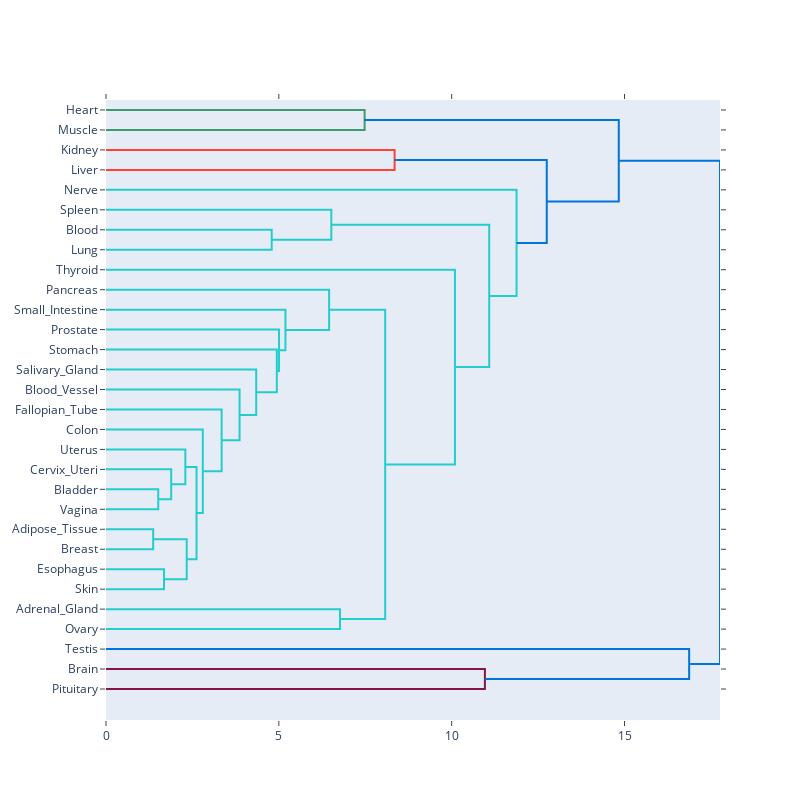

The notebook cell this image was saved under:
### Code cell
names = df_clustering.index.tolist()
fig = ff.create_dendrogram(df_clustering, orientation='left', labels=names)
fig.update_layout(width=800, height=800)
fig.show()

### Figure 1 — Plotly figure (JSON) as saved in the notebook; plotly's stock layout.template omitted (floating-point values rounded to 4 significant figures)
{"data": [{"hoverinfo": "text", "marker": {"color": "rgb(61,153,112)"}, "mode": "lines", "type": "scatter", "x": [0, 7.482, 7.482, 0], "xaxis": "x", "y": [-5, -5, -15, -15], "yaxis": "y"}, {"hoverinfo": "text", "marker": {"color": "rgb(255,65,54)"}, "mode": "lines", "type": "scatter", "x": [0, 8.349, 8.349, 0], "xaxis": "x", "y": [-25, -25, -35, -35], "yaxis": "y"}, {"hoverinfo": "text", "marker": {"color": "rgb(35,205,205)"}, "mode": "lines", "type": "scatter", "x": [0, 4.794, 4.794, 0], "xaxis": "x", "y": [-65, -65, -75, -75], "yaxis": "y"}, {"hoverinfo": "text", "marker": {"color": "rgb(35,205,205)"}, "mode": "lines", "type": "scatter", "x": [0, 6.518, 6.518, 4.794], "xaxis": "x", "y": [-55, -55, -70, -70], "yaxis": "y"}, {"hoverinfo": "text", "marker": {"color": "rgb(35,205,205)"}, "mode": "lines", "type": "scatter", "x": [0, 1.512, 1.512, 0], "xaxis": "x", "y": [-195, -195, -205, -205], "yaxis": "y"}, {"hoverinfo": "text", "marker": {"color": "rgb(35,205,205)"}, "mode": "lines", "type": "scatter", "x": [0, 1.886, 1.886, 1.512], "xaxis": "x", "y": [-185, -185, -200, -200], "yaxis": "y"}, {"hoverinfo": "text", "marker": {"color": "rgb(35,205,205)"}, "mode": "lines", "type": "scatter", "x": [0, 2.296, 2.296, 1.886], "xaxis": "x", "y": [-175, -175, -192.5, -192.5], "yaxis": "y"}, {"hoverinfo": "text", "marker": {"color": "rgb(35,205,205)"}, "mode": "lines", "type": "scatter", "x": [0, 1.364, 1.364, 0], "xaxis": "x", "y": [-215, -215, -225, -225], "yaxis": "y"}, {"hoverinfo": "text", "marker": {"color": "rgb(35,205,205)"}, "mode": "lines", "type": "scatter", "x": [0, 1.679, 1.679, 0], "xaxis": "x", "y": [-235, -235, -245, -245], "yaxis": "y"}, {"hoverinfo": "text", "marker": {"color": "rgb(35,205,205)"}, "mode": "lines", "type": "scatter", "x": [1.364, 2.335, 2.335, 1.679], "xaxis": "x", "y": [-220, -220, -240, -240], "yaxis": "y"}, {"hoverinfo": "text", "marker": {"color": "rgb(35,205,205)"}, "mode": "lines", "type": "scatter", "x": [2.296, 2.619, 2.619, 2.335], "xaxis": "x", "y": [-183.8, -183.8, -230, -230], "yaxis": "y"}, {"hoverinfo": "text", "marker": {"color": "rgb(35,205,205)"}, "mode": "lines", "type": "scatter", "x": [0, 2.8, 2.8, 2.619], "xaxis": "x", "y": [-165, -165, -206.9, -206.9], "yaxis": "y"}, {"hoverinfo": "text", "marker": {"color": "rgb(35,205,205)"}, "mode": "lines", "type": "scatter", "x": [0, 3.345, 3.345, 2.8], "xaxis": "x", "y": [-155, -155, -185.9, -185.9], "yaxis": "y"}, {"hoverinfo": "text", "marker": {"color": "rgb(35,205,205)"}, "mode": "lines", "type": "scatter", "x": [0, 3.864, 3.864, 3.345], "xaxis": "x", "y": [-145, -145, -170.5, -170.5], "yaxis": "y"}, {"hoverinfo": "text", "marker": {"color": "rgb(35,205,205)"}, "mode": "lines", "type": "scatter", "x": [0, 4.345, 4.345, 3.864], "xaxis": "x", "y": [-135, -135, -157.7, -157.7], "yaxis": "y"}, {"hoverinfo": "text", "marker": {"color": "rgb(35,205,205)"}, "mode": "lines", "type": "scatter", "x": [0, 4.942, 4.942, 4.345], "xaxis": "x", "y": [-125, -125, -146.4, -146.4], "yaxis": "y"}, {"hoverinfo": "text", "marker": {"color": "rgb(35,205,205)"}, "mode": "lines", "type": "scatter", "x": [0, 5.006, 5.006, 4.942], "xaxis": "x", "y": [-115, -115, -135.7, -135.7], "yaxis": "y"}, {"hoverinfo": "text", "marker": {"color": "rgb(35,205,205)"}, "mode": "lines", "type": "scatter", "x": [0, 5.191, 5.191, 5.006], "xaxis": "x", "y": [-105, -105, -125.3, -125.3], "yaxis": "y"}, {"hoverinfo": "text", "marker": {"color": "rgb(35,205,205)"}, "mode": "lines", "type": "scatter", "x": [0, 6.454, 6.454, 5.191], "xaxis": "x", "y": [-95, -95, -115.2, -115.2], "yaxis": "y"}, {"hoverinfo": "text", "marker": {"color": "rgb(35,205,205)"}, "mode": "lines", "type": "scatter", "x": [0, 6.769, 6.769, 0], "xaxis": "x", "y": [-255, -255, -265, -265], "yaxis": "y"}, {"hoverinfo": "text", "marker": {"color": "rgb(35,205,205)"}, "mode": "lines", "type": "scatter", "x": [6.454, 8.077, 8.077, 6.769], "xaxis": "x", "y": [-105.1, -105.1, -260, -260], "yaxis": "y"}, {"hoverinfo": "text", "marker": {"color": "rgb(35,205,205)"}, "mode": "lines", "type": "scatter", "x": [0, 10.09, 10.09, 8.077], "xaxis": "x", "y": [-85, -85, -182.5, -182.5], "yaxis": "y"}, {"hoverinfo": "text", "marker": {"color": "rgb(35,205,205)"}, "mode": "lines", "type": "scatter", "x": [6.518, 11.09, 11.09, 10.09], "xaxis": "x", "y": [-62.5, -62.5, -133.8, -133.8], "yaxis": "y"}, {"hoverinfo": "text", "marker": {"color": "rgb(35,205,205)"}, "mode": "lines", "type": "scatter", "x": [0, 11.88, 11.88, 11.09], "xaxis": "x", "y": [-45, -45, -98.14, -98.14], "yaxis": "y"}, {"hoverinfo": "text", "marker": {"color": "rgb(0,116,217)"}, "mode": "lines", "type": "scatter", "x": [8.349, 12.75, 12.75, 11.88], "xaxis": "x", "y": [-30, -30, -71.57, -71.57], "yaxis": "y"}, {"hoverinfo": "text", "marker": {"color": "rgb(0,116,217)"}, "mode": "lines", "type": "scatter", "x": [7.482, 14.83, 14.83, 12.75], "xaxis": "x", "y": [-10, -10, -50.78, -50.78], "yaxis": "y"}, {"hoverinfo": "text", "marker": {"color": "rgb(133,20,75)"}, "mode": "lines", "type": "scatter", "x": [0, 10.96, 10.96, 0], "xaxis": "x", "y": [-285, -285, -295, -295], "yaxis": "y"}, {"hoverinfo": "text", "marker": {"color": "rgb(0,116,217)"}, "mode": "lines", "type": "scatter", "x": [0, 16.87, 16.87, 10.96], "xaxis": "x", "y": [-275, -275, -290, -290], "yaxis": "y"}, {"hoverinfo": "text", "marker": {"color": "rgb(0,116,217)"}, "mode": "lines", "type": "scatter", "x": [14.83, 17.76, 17.76, 16.87], "xaxis": "x", "y": [-30.39, -30.39, -282.5, -282.5], "yaxis": "y"}], "layout": {"autosize": false, "height": 800, "hovermode": "closest", "showlegend": false, "width": 800, "xaxis": {"autorange": true, "mirror": "allticks", "range": [0, 17.76], "rangemode": "tozero", "showgrid": false, "showline": true, "showticklabels": true, "ticks": "outside", "type": "linear", "zeroline": false}, "yaxis": {"autorange": true, "mirror": "allticks", "range": [-310.5, 0], "rangemode": "tozero", "showgrid": false, "showline": true, "showticklabels": true, "tickmode": "array", "ticks": "outside", "ticktext": ["Heart", "Muscle", "Kidney", "Liver", "Nerve", "Spleen", "Blood", "Lung", "Thyroid", "Pancreas", "Small_Intestine", "Prostate", "Stomach", "Salivary_Gland", "Blood_Vessel", "Fallopian_Tube", "Colon", "Uterus", "Cervix_Uteri", "Bladder", "Vagina", "Adipose_Tissue", "Breast", "Esophagus", "Skin", "Adrenal_Gland", "Ovary", "Testis", "Brain", "Pituitary"], "tickvals": [-5, -15, -25, -35, -45, -55, -65, -75, -85, -95, -105, -115, -125, -135, -145, -155, -165, -175, -185, -195, -205, -215, -225, -235, -245, -255, -265, -275, -285, -295], "type": "linear", "zeroline": false}}}
